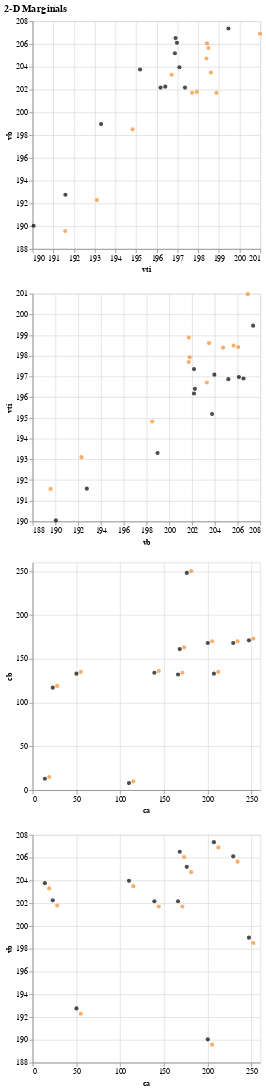

Notebook cell for this chart:
### Code cell
plot_comparisons_2d_numerical_numerical(odf,sdf,[['vti','vb'],['vb','vti'],['ca','cb'],['ca','vb']])

### Figure 1 — Vega-Lite specification as saved in the notebook (floating-point values rounded to 4 significant figures)
{"config": {"view": {"continuousWidth": 300, "continuousHeight": 300}}, "vconcat": [{"layer": [{"data": {"name": "data-15e06bdeef2f69a35dde654fbd849feb"}, "mark": {"type": "point", "filled": true}, "encoding": {"color": {"value": "#000000"}, "x": {"field": "vti", "scale": {"zero": false}, "type": "quantitative"}, "y": {"field": "vb", "scale": {"zero": false}, "type": "quantitative"}}, "transform": [{"filter": "(datum.plot_data_source === 'observed')"}]}, {"data": {"name": "data-15e06bdeef2f69a35dde654fbd849feb"}, "mark": {"type": "point", "filled": true}, "encoding": {"color": {"value": "#f28e2b"}, "x": {"field": "vti", "scale": {"zero": false}, "type": "quantitative"}, "y": {"field": "vb", "scale": {"zero": false}, "type": "quantitative"}}, "transform": [{"filter": "(datum.plot_data_source === 'synthetic')"}]}]}, {"layer": [{"data": {"name": "data-15e06bdeef2f69a35dde654fbd849feb"}, "mark": {"type": "point", "filled": true}, "encoding": {"color": {"value": "#000000"}, "x": {"field": "vb", "scale": {"zero": false}, "type": "quantitative"}, "y": {"field": "vti", "scale": {"zero": false}, "type": "quantitative"}}, "transform": [{"filter": "(datum.plot_data_source === 'observed')"}]}, {"data": {"name": "data-15e06bdeef2f69a35dde654fbd849feb"}, "mark": {"type": "point", "filled": true}, "encoding": {"color": {"value": "#f28e2b"}, "x": {"field": "vb", "scale": {"zero": false}, "type": "quantitative"}, "y": {"field": "vti", "scale": {"zero": false}, "type": "quantitative"}}, "transform": [{"filter": "(datum.plot_data_source === 'synthetic')"}]}]}, {"layer": [{"data": {"name": "data-69e6603d25efc2cb0e6e1d8f46d5f2f6"}, "mark": {"type": "point", "filled": true}, "encoding": {"color": {"value": "#000000"}, "x": {"field": "ca", "scale": {"zero": false}, "type": "quantitative"}, "y": {"field": "cb", "scale": {"zero": false}, "type": "quantitative"}}, "transform": [{"filter": "(datum.plot_data_source === 'observed')"}]}, {"data": {"name": "data-69e6603d25efc2cb0e6e1d8f46d5f2f6"}, "mark": {"type": "point", "filled": true}, "encoding": {"color": {"value": "#f28e2b"}, "x": {"field": "ca", "scale": {"zero": false}, "type": "quantitative"}, "y": {"field": "cb", "scale": {"zero": false}, "type": "quantitative"}}, "transform": [{"filter": "(datum.plot_data_source === 'synthetic')"}]}]}, {"layer": [{"data": {"name": "data-4a4ce5ad800dbdb987699bb0c150e5aa"}, "mark": {"type": "point", "filled": true}, "encoding": {"color": {"value": "#000000"}, "x": {"field": "ca", "scale": {"zero": false}, "type": "quantitative"}, "y": {"field": "vb", "scale": {"zero": false}, "type": "quantitative"}}, "transform": [{"filter": "(datum.plot_data_source === 'observed')"}]}, {"data": {"name": "data-4a4ce5ad800dbdb987699bb0c150e5aa"}, "mark": {"type": "point", "filled": true}, "encoding": {"color": {"value": "#f28e2b"}, "x": {"field": "ca", "scale": {"zero": false}, "type": "quantitative"}, "y": {"field": "vb", "scale": {"zero": false}, "type": "quantitative"}}, "transform": [{"filter": "(datum.plot_data_source === 'synthetic')"}]}]}], "resolve": {"scale": {"color": "independent"}}, "title": "2-D Marginals", "$schema": "https://vega.github.io/schema/vega-lite/v5.20.1.json", "datasets": {"data-15e06bdeef2f69a35dde654fbd849feb": [{"vb": 190.0, "vti": 190.0, "plot_data_source": "observed"}, {"vb": 192.8, "vti": 191.6, "plot_data_source": "observed"}, {"vb": 199.0, "vti": 193.3, "plot_data_source": "observed"}, {"vb": 202.3, "vti": 196.4, "plot_data_source": "observed"}, {"vb": 202.2, "vti": 197.4, "plot_data_source": "observed"}, {"vb": 202.2, "vti": 196.2, "plot_data_source": "observed"}, {"vb": 205.2, "vti": 196.9, "plot_data_source": "observed"}, {"vb": 204.0, "vti": 197.1, "plot_data_source": "observed"}, {"vb": 206.5, "vti": 196.9, "plot_data_source": "observed"}, {"vb": 203.8, "vti": 195.2, "plot_data_source": "observed"}, {"vb": 206.1, "vti": 197.0, "plot_data_source": "observed"}, {"vb": 207.4, "vti": 199.5, "plot_data_source": "observed"}, {"vb": 189.6, "vti": 191.6, "plot_data_source": "synthetic"}, {"vb": 192.3, "vti": 193.1, "plot_data_source": "synthetic"}, {"vb": 198.5, "vti": 194.8, "plot_data_source": "synthetic"}, {"vb": 201.8, "vti": 197.9, "plot_data_source": "synthetic"}, {"vb": 201.7, "vti": 198.9, "plot_data_source": "synthetic"}, {"vb": 201.7, "vti": 197.7, "plot_data_source": "synthetic"}, {"vb": 204.7, "vti": 198.4, "plot_data_source": "synthetic"}, {"vb": 203.5, "vti": 198.6, "plot_data_source": "synthetic"}, {"vb": 206.1, "vti": 198.4, "plot_data_source": "synthetic"}, {"vb": 203.3, "vti": 196.7, "plot_data_source": "synthetic"}, {"vb": 205.6, "vti": 198.5, "plot_data_source": "synthetic"}, {"vb": 206.9, "vti": 201.0, "plot_data_source": "synthetic"}], "data-69e6603d25efc2cb0e6e1d8f46d5f2f6": [{"ca": 200, "cb": 168, "plot_data_source": "observed"}, {"ca": 50, "cb": 133, "plot_data_source": "observed"}, {"ca": 247, "cb": 171, "plot_data_source": "observed"}, {"ca": 23, "cb": 117, "plot_data_source": "observed"}, {"ca": 139, "cb": 134, "plot_data_source": "observed"}, {"ca": 166, "cb": 132, "plot_data_source": "observed"}, {"ca": 176, "cb": 248, "plot_data_source": "observed"}, {"ca": 110, "cb": 8, "plot_data_source": "observed"}, {"ca": 168, "cb": 161, "plot_data_source": "observed"}, {"ca": 14, "cb": 13, "plot_data_source": "observed"}, {"ca": 229, "cb": 168, "plot_data_source": "observed"}, {"ca": 207, "cb": 133, "plot_data_source": "observed"}, {"ca": 205, "cb": 170, "plot_data_source": "synthetic"}, {"ca": 55, "cb": 135, "plot_data_source": "synthetic"}, {"ca": 252, "cb": 173, "plot_data_source": "synthetic"}, {"ca": 28, "cb": 119, "plot_data_source": "synthetic"}, {"ca": 144, "cb": 136, "plot_data_source": "synthetic"}, {"ca": 171, "cb": 134, "plot_data_source": "synthetic"}, {"ca": 181, "cb": 250, "plot_data_source": "synthetic"}, {"ca": 115, "cb": 10, "plot_data_source": "synthetic"}, {"ca": 173, "cb": 163, "plot_data_source": "synthetic"}, {"ca": 19, "cb": 15, "plot_data_source": "synthetic"}, {"ca": 234, "cb": 170, "plot_data_source": "synthetic"}, {"ca": 212, "cb": 135, "plot_data_source": "synthetic"}], "data-4a4ce5ad800dbdb987699bb0c150e5aa": [{"ca": 200, "vb": 190.0, "plot_data_source": "observed"}, {"ca": 50, "vb": 192.8, "plot_data_source": "observed"}, {"ca": 247, "vb": 199.0, "plot_data_source": "observed"}, {"ca": 23, "vb": 202.3, "plot_data_source": "observed"}, {"ca": 139, "vb": 202.2, "plot_data_source": "observed"}, {"ca": 166, "vb": 202.2, "plot_data_source": "observed"}, {"ca": 176, "vb": 205.2, "plot_data_source": "observed"}, {"ca": 110, "vb": 204.0, "plot_data_source": "observed"}, {"ca": 168, "vb": 206.5, "plot_data_source": "observed"}, {"ca": 14, "vb": 203.8, "plot_data_source": "observed"}, {"ca": 229, "vb": 206.1, "plot_data_source": "observed"}, {"ca": 207, "vb": 207.4, "plot_data_source": "observed"}, {"ca": 205, "vb": 189.6, "plot_data_source": "synthetic"}, {"ca": 55, "vb": 192.3, "plot_data_source": "synthetic"}, {"ca": 252, "vb": 198.5, "plot_data_source": "synthetic"}, {"ca": 28, "vb": 201.8, "plot_data_source": "synthetic"}, {"ca": 144, "vb": 201.7, "plot_data_source": "synthetic"}, {"ca": 171, "vb": 201.7, "plot_data_source": "synthetic"}, {"ca": 181, "vb": 204.7, "plot_data_source": "synthetic"}, {"ca": 115, "vb": 203.5, "plot_data_source": "synthetic"}, {"ca": 173, "vb": 206.1, "plot_data_source": "synthetic"}, {"ca": 19, "vb": 203.3, "plot_data_source": "synthetic"}, {"ca": 234, "vb": 205.6, "plot_data_source": "synthetic"}, {"ca": 212, "vb": 206.9, "plot_data_source": "synthetic"}]}}
